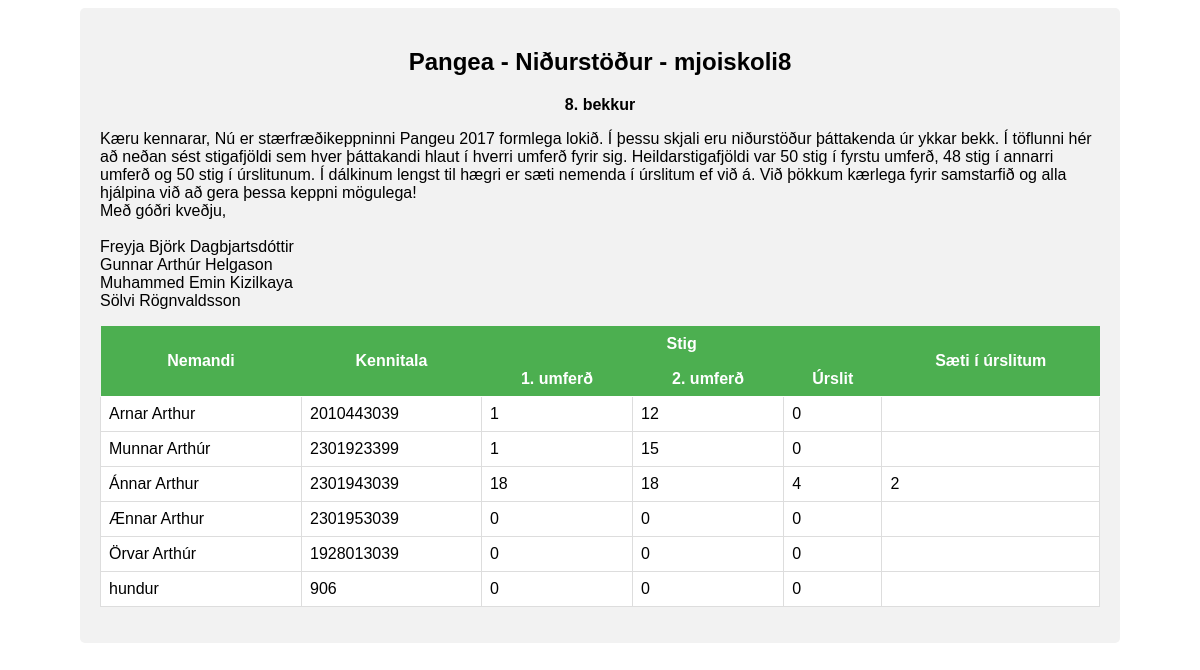
Screenshot of /svor/results/e5ea37b57f1faec112e83bd27b59488e06933b4ee94ce1e9d1f7dbe4/ with the database file from the repository.
### skraning/models.py (models this page shows, shortened)
@python_2_unicode_compatible
class Group(models.Model):
    name = models.CharField(primary_key=True,max_length=200)
    school = models.CharField(max_length=200)
    grade = models.CharField(max_length=1)
    index = models.CharField(max_length=200)

@python_2_unicode_compatible
class Student(models.Model):
    name = models.CharField(max_length=200)
    ans1 = models.CharField(max_length=100, default='')
    ans2 = models.CharField(max_length=100, default='')
    ans3 = models.CharField(max_length=100, default='')
    kt = models.CharField(primary_key=True,max_length=200)
    group = models.ForeignKey(Group, on_delete=models.CASCADE)
    points1 = models.IntegerField(default=0)
    points2 = models.IntegerField(default=0)
    points3 = models.IntegerField(default=0)
    index = models.CharField(max_length=200)

### svor/views.py (the view)
# urls.py: url(r'^results/(?P<group_index>[0-9a-f]+)/$', views.to_teachers, name='to_teachers'),
def to_teachers(request,group_index):
    group = get_object_or_404(Group,index=group_index)
    rnd=get_object_or_404(Round,id='3'+group.grade)
    student_final = [s for s in Student.objects.filter(points2__gte=rnd.cutoff) if s.group.grade==group.grade]
    student_final = sorted(student_final, key = lambda x: (x.points3, x.points2, x.points1), reverse=True)
    students_from_group=Student.objects.filter(group=group)
    rank_of_students=[str([sf.kt for sf in student_final].index(s.kt) + 1) if s.points3 !=0 else '' for s in students_from_group]
    return render(request, 'svor/to_teachers.html', {'student_list': students_from_group, 'rank': rank_of_students, 'group':group})

### svor/templatetags/svor_tags.py (called while the page is built)
@register.simple_tag
def get_val_at_index(l, index):
    return l[index]

### svor/templates/svor/to_teachers.html (shortened to what this page needs)
<html>
 <head>
     {% load static %}
     <link rel="stylesheet" type="text/css" href="{% static 'pangea_team/style_finals.css' %}" />
 </head>
<body>
<div id='container'>
    <h2 align='center'>Pangea - Niðurstöður - {{group.name}}</h2>
    <p align='center'>
        <b>{{group.grade}}. bekkur</b>
    </p>
    <p>
      Kæru kennarar,
      Nú er stærfræðikeppninni Pangeu 2017 formlega lokið. Í þessu skjali eru niðurstöður þáttakenda úr ykkar bekk. Í töflunni hér að neðan sést stigafjöldi sem hver þáttakandi hlaut í hverri umferð fyrir sig. Heildarstigafjöldi var 50 stig í fyrstu umferð, 48 stig í annarri umferð og 50 stig í úrslitunum. Í dálkinum lengst til hægri er sæti nemenda í úrslitum ef við á. Við þökkum kærlega fyrir samstarfið og alla hjálpina við að gera þessa keppni mögulega!
      <br>
      Með góðri kveðju,<br><br>
      Freyja Björk Dagbjartsdóttir<br>
      Gunnar Arthúr Helgason<br>
      Muhammed Emin Kizilkaya<br>
      Sölvi Rögnvaldsson
    </p>
    <form >
        {% load svor_tags %}
        <table id="nem">
        <tr>
            <th rowspan="2">Nemandi</th>
            <th rowspan="2">Kennitala</th>
            <th colspan="3"> Stig </th>
            <th rowspan="2">Sæti í úrslitum</th>
        </tr>
        <tr>
            <th>1. umferð</th>
            <th>2. umferð</th>
            <th>Úrslit</th>
        </tr>
        {% for student in student_list %}
        <tr>
            <td class="nafn"> {{ student.name }} </td>
            <td class="nafn"> {{ student.kt }} </td>
            <td class="nafn"> {{ student.points1 }} </td>
            <td class="nafn"> {{ student.points2 }} </td>
            <td class="nafn"> {{ student.points3 }} </td>
            <td class="nafn"> {% get_val_at_index rank forloop.counter0 %} </td>
        </tr>
        {% endfor %}
        </table>
    </form>
</div>
</body>
</html>

### pangea_team/static/pangea_team/style_finals.css (style rules this page uses)
#container { border-radius: 5px; background-color: #f2f2f2; padding: 20px; width: 80%; margin-left: auto; margin-right: auto; font-family: sans-serif; min-width: 1000px; }
#nem { border-collapse: collapse; width: 100%; }
#nem td { border: 1px solid #ddd; padding: 2px; }
#nem .nafn { padding: 8px; white-space: nowrap; }
#nem tr { background-color: #ffffff; }
#nem th { padding: 8px; text-align: center; background-color: #4CAF50; color: white; border: 1px solid transparent; min-width: 18px; }

### rows the page displays
Group: name "mjoiskoli8", grade "8"
Student: name "Arnar Arthur", kt "2010443039", points1 "1", points2 "12", points3 "0"
Student: name "Munnar Arthúr", kt "2301923399", points1 "1", points2 "15", points3 "0"
Student: name "Ánnar Arthur", kt "2301943039", points1 "18", points2 "18", points3 "4", counter0 "2"
Student: name "Ænnar Arthur", kt "2301953039", points1 "0", points2 "0", points3 "0"
Student: name "Örvar Arthúr", kt "1928013039", points1 "0", points2 "0", points3 "0"
Student: name "hundur", kt "906", points1 "0", points2 "0", points3 "0"
